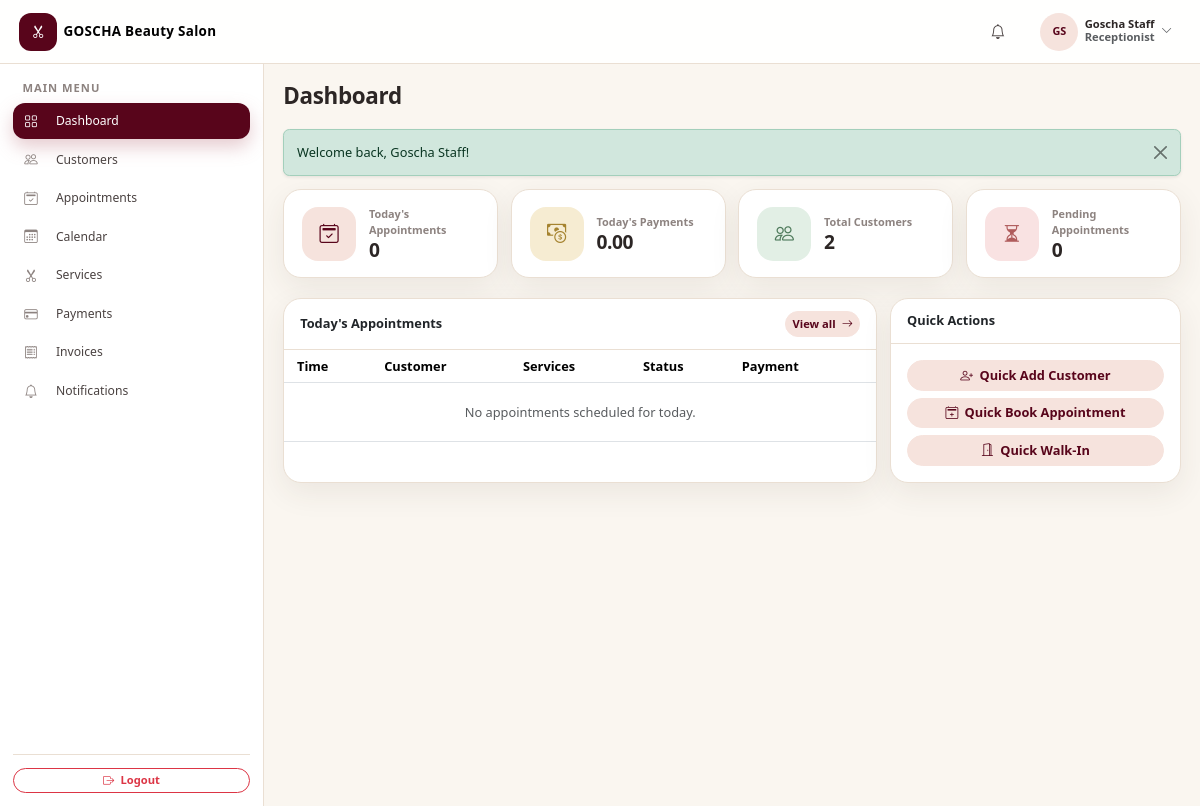
/receptionist/dashboard.php (signed in), run on an earlier commit of the app's database.
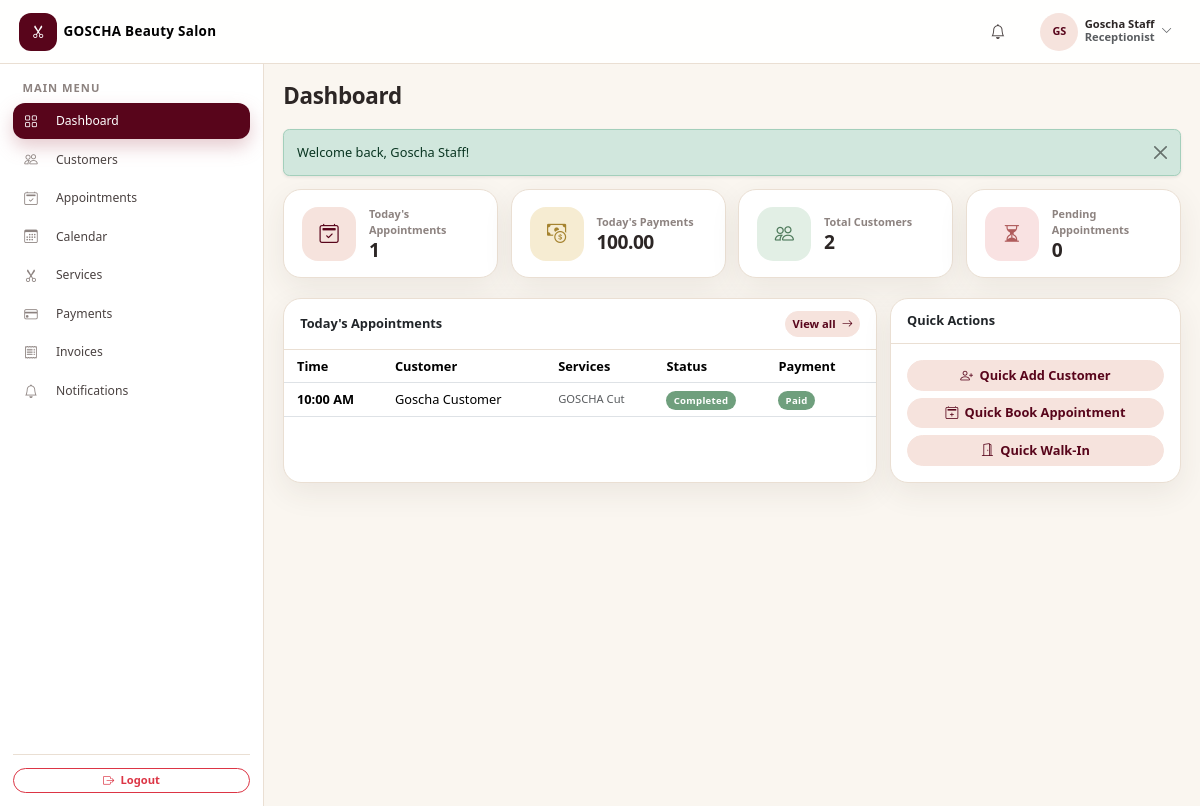
And on a later commit of the database.
### tables this page shows
CREATE TABLE `appointments` (
  `id` int(11) NOT NULL AUTO_INCREMENT,
  `salon_id` int(11) NOT NULL,
  `customer_id` int(11) NOT NULL,
  `staff_id` int(11) DEFAULT NULL,
  `appointment_date` date NOT NULL,
  `start_time` time NOT NULL,
  `end_time` time NOT NULL,
  `status` enum('pending','confirmed','in_progress','completed','cancelled','no_show') NOT NULL DEFAULT 'pending',
  `notes` text DEFAULT NULL,
  `subtotal` decimal(10,2) NOT NULL DEFAULT 0.00,
  `discount` decimal(10,2) NOT NULL DEFAULT 0.00,
  `tax` decimal(10,2) NOT NULL DEFAULT 0.00,
  `total_amount` decimal(10,2) NOT NULL DEFAULT 0.00,
  `payment_status` enum('pending','partial','paid','refunded') NOT NULL DEFAULT 'pending',
  `created_by` int(11) DEFAULT NULL,
  `created_at` datetime NOT NULL DEFAULT current_timestamp(),
  `updated_at` datetime NOT NULL DEFAULT current_timestamp() ON UPDATE current_timestamp(),
  PRIMARY KEY (`id`),
  KEY `idx_appt_date` (`appointment_date`),
  KEY `idx_appt_status` (`status`),
  KEY `idx_appt_customer` (`customer_id`),
  KEY `idx_appt_staff` (`staff_id`),
  KEY `idx_appt_created_by` (`created_by`),
  KEY `idx_appointments_salon` (`salon_id`),
  KEY `idx_appt_salon_date` (`salon_id`,`appointment_date`),
  KEY `idx_appt_salon_staff` (`salon_id`,`staff_id`,`appointment_date`),
  KEY `idx_appt_salon_cust` (`salon_id`,`customer_id`),
  CONSTRAINT `fk_appointments_salon` FOREIGN KEY (`salon_id`) REFERENCES `salons` (`id`),
  CONSTRAINT `fk_appt_created_by` FOREIGN KEY (`created_by`) REFERENCES `users` (`id`) ON DELETE SET NULL,
  CONSTRAINT `fk_appt_customer` FOREIGN KEY (`customer_id`) REFERENCES `customers` (`id`) ON DELETE CASCADE,
  CONSTRAINT `fk_appt_staff` FOREIGN KEY (`staff_id`) REFERENCES `staff` (`id`) ON DELETE SET NULL
);

### includes/functions.php (the view, shortened to what the changed rows need)
<?php
function e($value): string
{
    return htmlspecialchars((string)$value, ENT_QUOTES, 'UTF-8');
}
function base_url(string $path = ''): string
{
    static $base = null;
    if ($base === null) {
        $rootDir   = realpath(dirname(__DIR__));
        $scriptDir = realpath(dirname($_SERVER['SCRIPT_FILENAME'] ?? __DIR__));
        $depth = 0;
        $dir   = $scriptDir;
        while ($dir && $rootDir && realpath($dir) !== $rootDir && strpos(realpath($dir), $rootDir) === 0) {
            $depth++;
            $dir = dirname($dir);
        }
        $base = str_repeat('../', $depth);
    }
    return $base . $path;
}
function flash_get(): array
{
    $flashes = $_SESSION['flash'] ?? [];
    return $flashes;
}
function money($amount): string
{
    return number_format((float)$amount, 2);
}
function fmt_time($time): string
{
    return date('g:i A', strtotime((string)$time));
}
function &_settings_cache(): array
{
    static $cache = [];
    return $cache;
}
function settings_salon_id(): int
{
    if (function_exists('default_salon_id')) {
        $id = default_salon_id();
        if ($id > 0) {
            return $id;
        }
    }
}
function get_setting(string $key, $default = null)
{
    $salonId = settings_salon_id();
    $cache =& _settings_cache();
    if (($cache['_generation'] ?? -1) !== settings_cache_generation()
        || !isset($cache['_salons'][$salonId])) {
        $loaded = [];
        try {
            $stmt = db()->prepare(
                'SELECT setting_key, setting_value FROM settings WHERE salon_id = :sid'
            );
            $stmt->execute(['sid' => $salonId]);
            foreach ($stmt->fetchAll() as $row) {
                $loaded[$row['setting_key']] = $row['setting_value'];
            }
        } catch (Throwable $e) {
        }
        if (!isset($cache['_salons']) || !is_array($cache['_salons'])) {
            $cache['_salons'] = [];
        }
        $cache['_salons'][$salonId] = $loaded;
    }
    $value = $cache['_salons'][$salonId][$key] ?? null;
    return ($value !== null && $value !== '') ? $value : $default;
}
function settings_cache_generation(): int
{
    return (int)($GLOBALS['__settings_cache_generation'] ?? 0);
}
function salon_logo_path(): string
{
    return trim((string)get_setting('salon_logo', ''));
}
function salon_logo_url(): string
{
    $path = salon_logo_path();
    if ($path === '') {
        return '';
    }
    $normalized = ltrim(str_replace('\\', '/', $path), '/');
    $url = base_url($normalized);
    return $url;
}
function status_badge(string $status): string
{
    $map = [
        'active'      => 'success',
        'inactive'    => 'secondary',
        'paid'        => 'success',
        'pending'     => 'warning',
        'partial'     => 'info',
        'refunded'    => 'danger',
        'unpaid'      => 'danger',
        'void'        => 'secondary',
        'confirmed'   => 'primary',
        'in_progress' => 'info',
        'completed'   => 'success',
        'cancelled'   => 'danger',
        'no_show'     => 'secondary',
        'waiting'     => 'warning',
        'converted'   => 'success',
    ];
    $class = $map[strtolower($status)] ?? 'secondary';
    return '<span class="badge badge-status bg-' . $class . '">' . e(ucwords(str_replace('_', ' ', $status))) . '</span>';
}

### includes/sidebar.php (shortened to what the changed rows need)
<?php
$isAdmin = is_admin();
$base = $isAdmin ? 'admin' : 'receptionist';
$items = [
    'dashboard'    => ['Dashboard', 'bi-grid', false],
    'customers'    => ['Customers', 'bi-people', false],
    'staff'        => ['Staff', 'bi-person-badge', true],
    'appointments' => ['Appointments', 'bi-calendar2-check', false],
    'calendar'     => ['Calendar', 'bi-calendar3', false],
    'services'     => ['Services', 'bi-scissors', false],
    'payments'     => ['Payments', 'bi-credit-card', false],
    'invoices'     => ['Invoices', 'bi-receipt', false],
    'inventory'    => ['Inventory', 'bi-box-seam', true],
    'suppliers'    => ['Suppliers', 'bi-truck', true],
    'payroll'      => ['Payroll', 'bi-cash-stack', true],
    'reports'      => ['Reports', 'bi-bar-chart-line', true],
    'notifications'=> ['Notifications', 'bi-bell', false],
    'audit-logs'   => ['Audit Logs', 'bi-journal-text', true],
    'settings'     => ['Settings', 'bi-gear', true],
];
?>
<aside class="app-sidebar" id="appSidebar">
    <ul class="sidebar-nav list-unstyled mb-4">
        <?php foreach ($items as $key => $item):
            [$label, $icon, $adminOnly] = $item;
            if ($adminOnly && !$isAdmin) {
                continue;
            }
            $url   = base_url($base . '/' . $key . '.php');
            $class = ($active === $key) ? 'active' : '';
            ?>
            <li>
                <a href="<?php echo $url; ?>" class="<?php echo $class; ?>">
                    <i class="bi <?php echo $icon; ?>"></i>
                    <span><?php echo e($label); ?></span>
                </a>
            </li>
        <?php endforeach; ?>
    </ul>
</aside>

### includes/alerts.php (shortened to what the changed rows need)
<?php
function render_flash(): void
{
    foreach (flash_get() as $flash) {
        $type    = $flash['type'];
        $message = $flash['message'];
        if (in_array($type, ['success', 'danger', 'warning', 'info'], true)) {
            ?>
            <div class="alert alert-<?php echo $type; ?> alert-dismissible fade show rounded-3 shadow-sm" role="alert">
                <?php echo e($message); ?>
                <button type="button" class="btn-close" data-bs-dismiss="alert" aria-label="Close"></button>
            </div>
            <?php
        }
    }
}
        ?>

### modules/dashboard.php (shortened to what the changed rows need)
<?php
$user = current_user();
$role = $user['role'];
$salonId = current_salon_id();
function dash_one(string $sql, array $params = []): float
{
    $stmt = db()->prepare($sql);
    $stmt->execute($params);
    $row = $stmt->fetch();
    return (float)($row ? array_values($row)[0] : 0);
}
$todayAppointments = dash_one('SELECT COUNT(*) FROM appointments WHERE salon_id = :sid AND appointment_date = CURDATE() AND status NOT IN ("cancelled","no_show")', ['sid' => $salonId]);
$todayRevenue      = dash_one('SELECT COALESCE(SUM(amount),0) FROM payments WHERE salon_id = :sid AND DATE(payment_date) = CURDATE() AND status = "completed"', ['sid' => $salonId]);
$totalCustomers    = dash_one('SELECT COUNT(*) FROM customers WHERE salon_id = :sid', ['sid' => $salonId]);
$upcoming          = dash_one('SELECT COUNT(*) FROM appointments WHERE salon_id = :sid AND appointment_date >= CURDATE() AND status IN ("pending","confirmed")', ['sid' => $salonId]);
$pendingPayments   = dash_one('SELECT COUNT(*) FROM appointments WHERE salon_id = :sid AND payment_status IN ("pending","partial")', ['sid' => $salonId]);
$completedCount    = dash_one('SELECT COUNT(*) FROM appointments WHERE salon_id = :sid AND status = "completed"', ['sid' => $salonId]);
$cancelledCount    = dash_one('SELECT COUNT(*) FROM appointments WHERE salon_id = :sid AND status = "cancelled"', ['sid' => $salonId]);
$lowStockCount     = dash_one('SELECT COUNT(*) FROM inventory_products WHERE salon_id = :sid AND quantity <= minimum_stock', ['sid' => $salonId]);
$totalStaff = $activeStaff = $inactiveStaff = 0;
try {
    $totalStaff    = (int)dash_one('SELECT COUNT(*) FROM staff WHERE salon_id = :sid', ['sid' => $salonId]);
    $activeStaff   = (int)dash_one("SELECT COUNT(*) FROM staff WHERE salon_id = :sid AND status = 'active'", ['sid' => $salonId]);
    $inactiveStaff = max(0, $totalStaff - $activeStaff);
} catch (Throwable $e) {
}
$todayList = [];
try {
    $stmt = db()->prepare(
        'SELECT a.*, CONCAT(c.first_name, " ", c.last_name) AS customer_name
         FROM appointments a JOIN customers c ON c.id = a.customer_id AND c.salon_id = a.salon_id
         WHERE a.salon_id = :sid AND a.appointment_date = CURDATE()
         ORDER BY a.start_time'
    );
    $stmt->execute(['sid' => $salonId]);
    $todayList = $stmt->fetchAll();
} catch (Throwable $e) {
}
$active     = 'dashboard';
include __DIR__ . '/../includes/header.php';
?>
<div class="row g-3 mb-4" >
    <?php if ($role === 'admin'): ?>
        <div class="col-6 col-lg-3"><div class="stat-card">
            <span class="stat-icon rose"><i class="bi bi-calendar2-check"></i></span>
            <div><div class="stat-label">Today's Appointments</div><div class="stat-value"><?php echo (int)$todayAppointments; ?></div></div>
        </div></div>
        <div class="col-6 col-lg-3"><div class="stat-card">
            <span class="stat-icon gold"><i class="bi bi-cash-coin"></i></span>
            <div><div class="stat-label">Today's Revenue</div><div class="stat-value"><?php echo money($todayRevenue); ?></div></div>
        </div></div>
        <div class="col-6 col-lg-3"><div class="stat-card">
            <span class="stat-icon green"><i class="bi bi-people"></i></span>
            <div><div class="stat-label">Total Customers</div><div class="stat-value"><?php echo (int)$totalCustomers; ?></div></div>
        </div></div>
        <div class="col-6 col-lg-3"><div class="stat-card">
            <span class="stat-icon blue"><i class="bi bi-calendar2-week"></i></span>
            <div><div class="stat-label">Upcoming Appointments</div><div class="stat-value"><?php echo (int)$upcoming; ?></div></div>
        </div></div>
        <div class="col-6 col-lg-3"><div class="stat-card">
            <span class="stat-icon red"><i class="bi bi-credit-card-2-front"></i></span>
            <div><div class="stat-label">Pending Payments</div><div class="stat-value"><?php echo (int)$pendingPayments; ?></div></div>
        </div></div>
        <div class="col-6 col-lg-3"><div class="stat-card">
            <span class="stat-icon rose"><i class="bi bi-check2-circle"></i></span>
            <div><div class="stat-label">Completed</div><div class="stat-value"><?php echo (int)$completedCount; ?></div></div>
        </div></div>
        <div class="col-6 col-lg-3"><div class="stat-card">
            <span class="stat-icon blue"><i class="bi bi-x-circle"></i></span>
            <div><div class="stat-label">Cancelled</div><div class="stat-value"><?php echo (int)$cancelledCount; ?></div></div>
        </div></div>
        <div class="col-6 col-lg-3"><div class="stat-card">
            <span class="stat-icon red"><i class="bi bi-exclamation-triangle"></i></span>
            <div><div class="stat-label">Low Stock Alerts</div><div class="stat-value"><?php echo (int)$lowStockCount; ?></div></div>
        </div></div>
        <div class="col-6 col-lg-3"><a href="staff.php" class="text-decoration-none"><div class="stat-card">
            <span class="stat-icon blue"><i class="bi bi-person-badge"></i></span>
            <div><div class="stat-label">Total Staff</div><div class="stat-value"><?php echo $totalStaff; ?></div></div>
        </div></a></div>
        <div class="col-6 col-lg-3"><a href="staff.php?status=active" class="text-decoration-none"><div class="stat-card">
            <span class="stat-icon green"><i class="bi bi-person-check"></i></span>
            <div><div class="stat-label">Active Staff</div><div class="stat-value"><?php echo $activeStaff; ?></div></div>
        </div></a></div>
        <div class="col-6 col-lg-3"><a href="staff.php?status=inactive" class="text-decoration-none"><div class="stat-card">
            <span class="stat-icon gold"><i class="bi bi-person-x"></i></span>
            <div><div class="stat-label">Inactive Staff</div><div class="stat-value"><?php echo $inactiveStaff; ?></div></div>
        </div></a></div>
    <?php else: ?>
        <div class="col-6 col-lg-3"><div class="stat-card">
            <span class="stat-icon rose"><i class="bi bi-calendar2-check"></i></span>
            <div><div class="stat-label">Today's Appointments</div><div class="stat-value"><?php echo (int)$todayAppointments; ?></div></div>
        </div></div>
        <div class="col-6 col-lg-3"><div class="stat-card">
            <span class="stat-icon gold"><i class="bi bi-cash-coin"></i></span>
            <div><div class="stat-label">Today's Payments</div><div class="stat-value"><?php echo money($todayRevenue); ?></div></div>
        </div></div>
        <div class="col-6 col-lg-3"><div class="stat-card">
            <span class="stat-icon green"><i class="bi bi-people"></i></span>
            <div><div class="stat-label">Total Customers</div><div class="stat-value"><?php echo (int)$totalCustomers; ?></div></div>
        </div></div>
        <div class="col-6 col-lg-3"><div class="stat-card">
            <span class="stat-icon red"><i class="bi bi-hourglass-split"></i></span>
            <div><div class="stat-label">Pending Appointments</div><div class="stat-value"><?php echo (int)$pendingPayments; ?></div></div>
        </div></div>
    <?php endif; ?>
</div>
<div class="row g-3 mb-4">
    <div class="col-lg-8">
        <div class="card h-100">
            <div class="card-body p-0 table-responsive">
                <table class="table table-hover align-middle mb-0">
                    <thead>
                        <tr><th class="ps-3">Time</th><th>Customer</th><th>Services</th><th>Status</th><th class="pe-3">Payment</th></tr>
                    </thead>
                    <tbody>
                    <?php if (!$todayList): ?>
                        <tr><td colspan="5" class="text-center text-muted py-4">No appointments scheduled for today.</td></tr>
                    <?php else: foreach ($todayList as $appt): ?>
                        <tr>
                            <td class="ps-3 fw-semibold"><?php echo fmt_time($appt['start_time']); ?></td>
                            <td><?php echo e($appt['customer_name']); ?></td>
                            <td class="text-muted small">
                                <?php
                                $stmt = db()->prepare('SELECT s.name FROM appointment_services aps JOIN services s ON s.id = aps.service_id AND s.salon_id = aps.salon_id WHERE aps.appointment_id = :id AND aps.salon_id = :sid');
                                $stmt->execute(['id' => $appt['id'], 'sid' => $salonId]);
                                $names = array_column($stmt->fetchAll(), 'name');
                                echo e(implode(', ', $names ?: ['—']));
                                ?>
                            </td>
                            <td><?php echo status_badge($appt['status']); ?></td>
                            <td class="pe-3"><?php echo status_badge($appt['payment_status']); ?></td>
                        </tr>
                    <?php endforeach; endif; ?>
                    </tbody>
                </table>
            </div>
        </div>
    </div>
</div>
<?php include __DIR__ . '/../includes/footer.php'; ?>

What changed in the data, as far as the page shows it:
now on this page (row edited): appointments: start_time "10:00 AM", customer_name "Goscha Customer", names "GOSCHA Cut", status "Completed Paid"
Also different on the page:
$todayAppointments: "0" → "1"
money($todayRevenue): "0.00" → "100.00"
text no longer shown: "No appointments scheduled for today."
